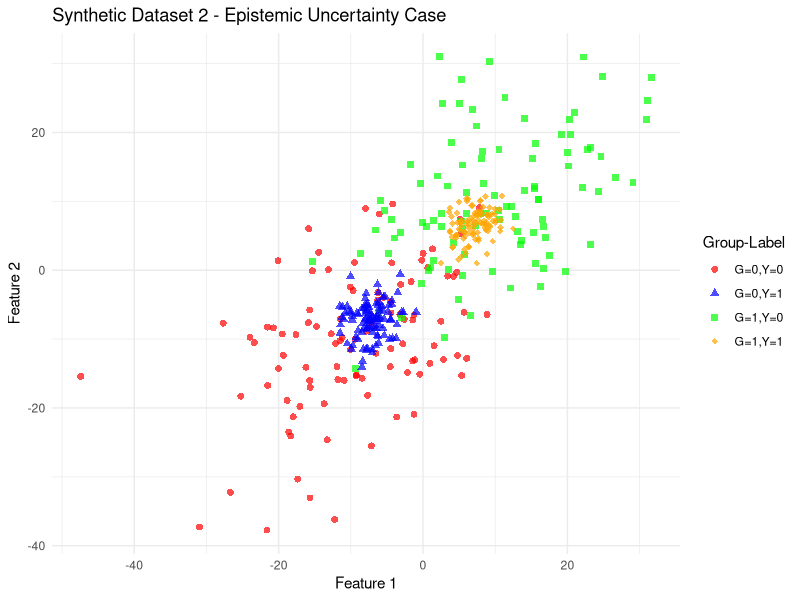
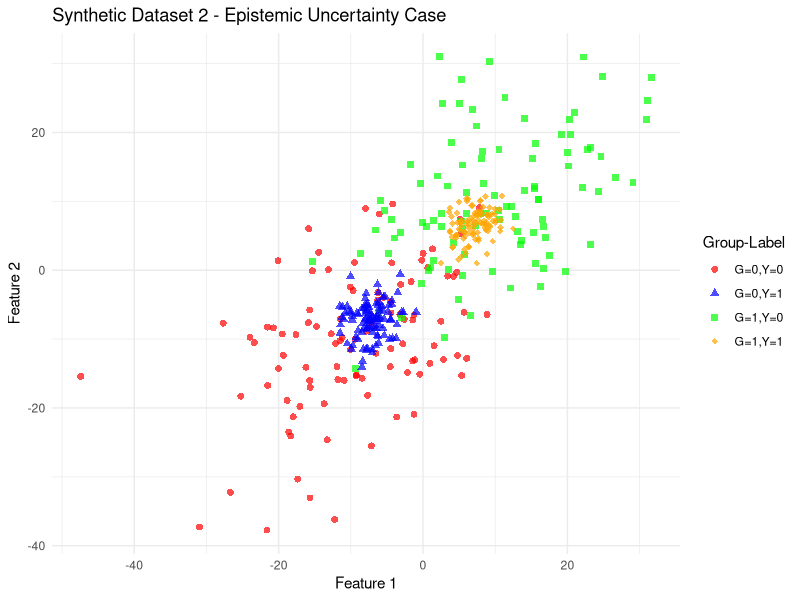

Recreate these plots in R, in order.
library(MASS)
library(tidyverse)

# Replica Synthetic Dataset 2 (SD2) dal paper
# Case of Epistemic Uncertainty

generate_synthetic_dataset_2 <- function(n_samples = 100) {
  set.seed(42)

  # Parameters per le 4 distribuzioni (dal paper)
  # G=0,Y=0 ~ N([-10,-10], [[100,30],[30,100]])
  # G=0,Y=1 ~ N([ 10, 10], [[100,30],[30,100]])
  # G=1,Y=0 ~ N([ -7, -7], [[  5, 1],[ 1,  5]])  # reso simmetrico
  # G=1,Y=1 ~ N([  7,  7], [[  5, 1],[ 1,  5]])

  Sigma_wide  <- matrix(c(100, 30,
                           30, 100), nrow = 2, byrow = TRUE)
  Sigma_tight <- matrix(c(  5,  1,
                             1,  5), nrow = 2, byrow = TRUE)
  
  data_list <- list()
  
  # G=0, Y=0 - Normal distribution
  n <- n_samples
  xy_00 <- mvrnorm(n, mu = c(-10, -10),
                    Sigma = Sigma_wide)
  data_list[[1]] <- data.frame(
    feature1 = xy_00[,1], 
    feature2 = xy_00[,2],
    G = 0, Y = 0
  )
  
  # G=0, Y=1 - Normal distribution
  xy_01 <- mvrnorm(n, mu = c(10, 10), 
                    Sigma = Sigma_wide)
  data_list[[2]] <- data.frame(
    feature1 = xy_01[,1], 
    feature2 = xy_01[,2], 
    G = 0, Y = 1
  )
  
  # G=1, Y=0 - Normal distribution
  xy_10 <- mvrnorm(n, mu = c(-7, -7), 
                    Sigma = Sigma_tight)
  data_list[[3]] <- data.frame(
    feature1 = xy_10[,1], 
    feature2 = xy_10[,2], 
    G = 1, Y = 0
  )
  
  # G=1, Y=1 - Normal distribution
  xy_11 <- mvrnorm(n, mu = c(7, 7), 
                    Sigma = Sigma_tight)
  data_list[[4]] <- data.frame(
    feature1 = xy_11[,1], 
    feature2 = xy_11[,2], 
    G = 1, Y = 1
  )
  
  # Combine all data
  synthetic_data <- do.call(rbind, data_list)
  synthetic_data$G <- as.factor(synthetic_data$G)
  synthetic_data$Y <- as.factor(synthetic_data$Y)
  
  return(synthetic_data)
}

# Test the function
sd2_data <- generate_synthetic_dataset_2()
head(sd2_data)
table(sd2_data$G, sd2_data$Y)

# --- Visualizzazione identica al tuo helper per SD1 ---
plot_synthetic_data <- function(data, title = "Synthetic Dataset") {
  ggplot(data, aes(x = feature1, y = feature2, 
                   color = interaction(G, Y), 
                   shape = interaction(G, Y))) +
    geom_point(size = 2, alpha = 0.7) +
    scale_color_manual(values = c("red", "blue", "green", "orange"),
                       labels = c("G=0,Y=0", "G=0,Y=1", "G=1,Y=0", "G=1,Y=1")) +
    scale_shape_manual(values = c(16, 17, 15, 18),
                       labels = c("G=0,Y=0", "G=0,Y=1", "G=1,Y=0", "G=1,Y=1")) +
    labs(title = title, 
         x = "Feature 1", 
         y = "Feature 2",
         color = "Group-Label",
         shape = "Group-Label") +
    theme_minimal()
}

p2 <- plot_synthetic_data(sd2_data, "Synthetic Dataset 2 - Epistemic Uncertainty Case")
print(p2)
ggsave("plots/synthetic_dataset_2.png", p2, width = 10, height = 6)
